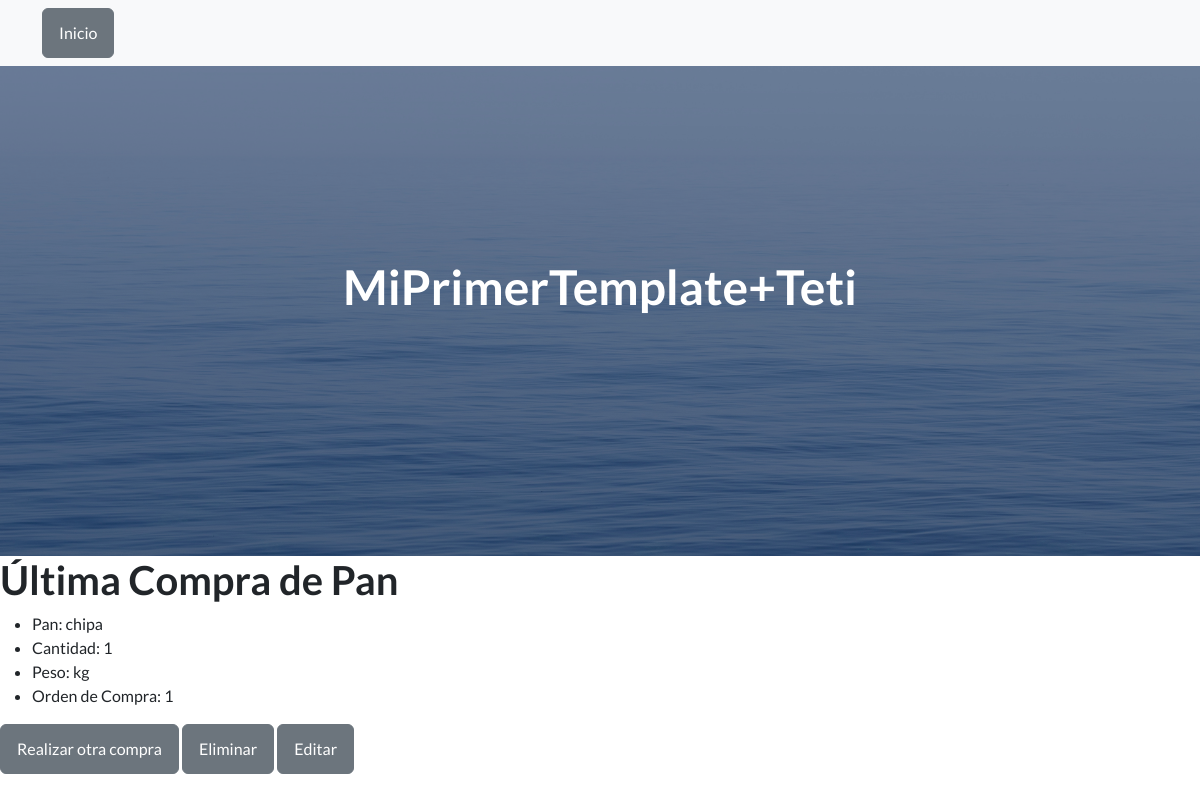
Page /app1/leer_panaderia/ on the earlier database version.
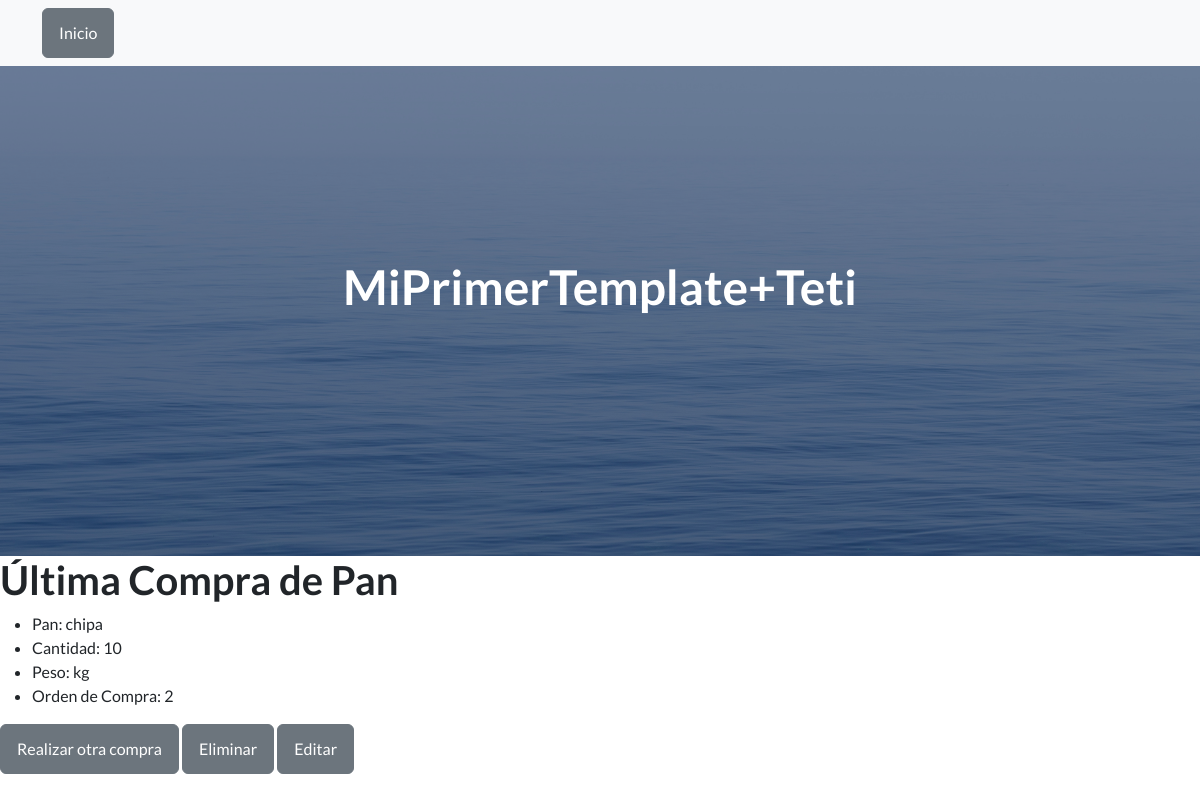
Same page on the later database version.
### app1/models.py (models this page shows, shortened)
class Panaderia(models.Model):
    id = models.AutoField(primary_key=True)
    pan = models.CharField(max_length=100)
    cantidad = models.IntegerField()
    peso = models.CharField(max_length=100, default="0.0")

### app1/views.py (the view)
# urls.py: path('leer_panaderia/', views.leer_panaderia, name='leer_panaderia'),
def leer_panaderia(request):
    compra_pan = Panaderia.objects.last()  # Obtiene el último registro
    return render(request, 'leer_panaderia.html', {'compra_pan': compra_pan})

### Template/leer_panaderia.html (shortened to what this page needs)
{% extends 'index.html' %}
{% block content %}
<!DOCTYPE html>
<html>
<head>
</head>
<body>
    <h1>Última Compra de Pan</h1>
    <ul>
        <li>Pan: {{ compra_pan.pan }}</li>
        <li>Cantidad: {{ compra_pan.cantidad }}</li>
        <li>Peso: {{ compra_pan.peso }}</li>
        <li>Orden de Compra: {{ compra_pan.id }}</li>
    </ul>
    <a href="{% url 'app1:panaderia' %}" class="btn btn-secondary">Realizar otra compra</a>
    <a href="{% url 'app1:eliminar_pan' compra_pan.id %}" class="btn btn-secondary">Eliminar</a>
    <a href="{% url 'app1:editar_pan' compra_pan.id %}" class="btn btn-secondary">Editar</a>
</body>
</html>
{% endblock %}

Differences in the rows shown:
no longer on this page (row unchanged): Panaderia: pan "chipa", cantidad "1", peso "kg", id "1"
added Panaderia: pan "chipa", cantidad "10", peso "kg", id "2"
